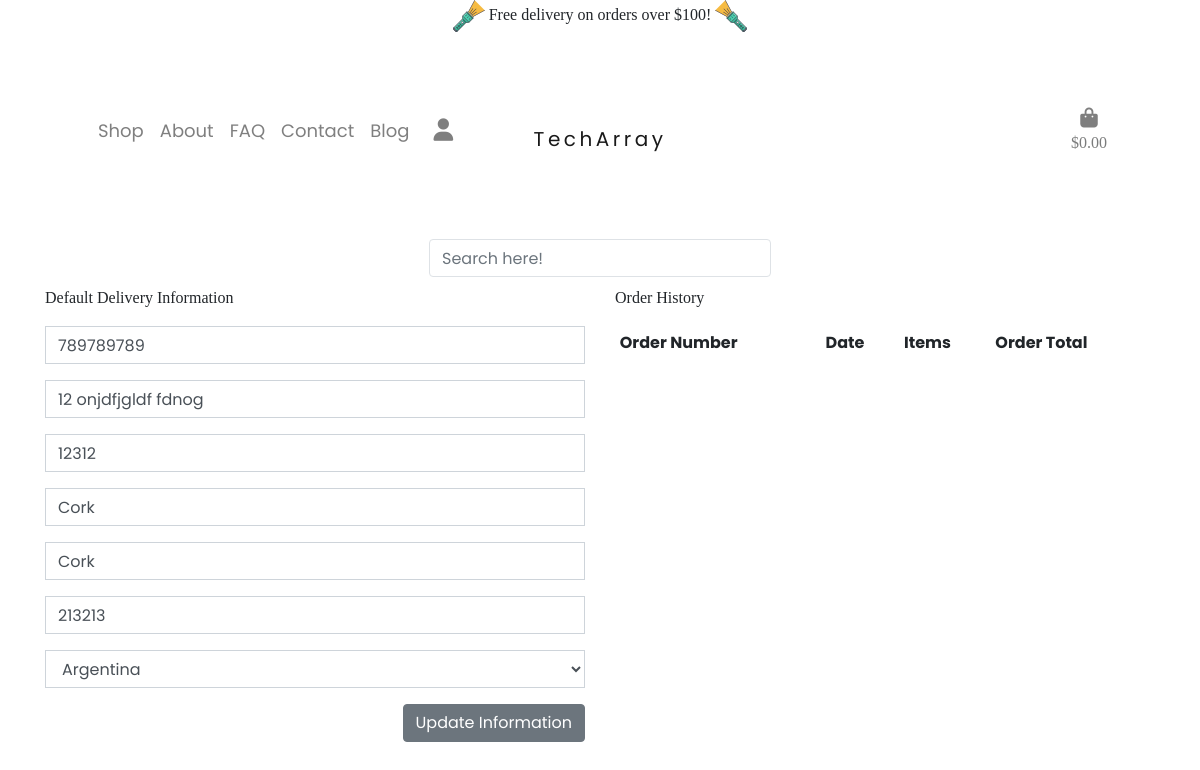
Page /profile/ (signed in) on the committed database.
### profiles/models.py (models this page shows, shortened)
class UserProfile(models.Model):
    user = models.OneToOneField(User, on_delete=models.CASCADE)
    default_phone_number = models.CharField(max_length=20, null=True, blank=True)
    default_street_address1 = models.CharField(max_length=80, null=True, blank=True)
    default_street_address2 = models.CharField(max_length=80, null=True, blank=True)
    default_town_or_city = models.CharField(max_length=40, null=True, blank=True)
    default_county = models.CharField(max_length=80, null=True, blank=True)
    default_postcode = models.CharField(max_length=20, null=True, blank=True)
    default_country = CountryField(blank_label='Country', null=True, blank=True)

### profiles/views.py (the view)
# urls.py: path('', views.profile, name='profile'),
@login_required
def profile(request):
    profile = get_object_or_404(UserProfile, user=request.user)
    if request.method == 'POST':
        form = UserProfileForm(request.POST, instance=profile)
        if form.is_valid():
            form.save()
            messages.success(request, 'Profile updated successfully')
        else:
            messages.error(request, 'Update failed. Please ensure the form is valid.')
    else:
        form = UserProfileForm(instance=profile)
    orders = profile.orders.all()
    template = 'profiles/profile.html'
    context = {
        'form': form,
        'orders': orders,
        'on_profile_page': True
    }
    return render(request, template, context)

### profiles/forms.py
class UserProfileForm(forms.ModelForm):
    class Meta:
        model = UserProfile
        exclude = ('user',)
    def __init__(self, *args, **kwargs):
        super().__init__(*args, **kwargs)
        placeholders = {
            'default_email': 'Email Address',
            'default_phone_number': 'Phone Number',
            'default_postcode': 'Postal Code',
            'default_town_or_city': 'Town or City',
            'default_street_address1': 'Street Address 1',
            'default_street_address2': 'Street Address 2',
            'default_county': 'County, State or Locality',
        }
        self.fields['default_phone_number'].widget.attrs['autofocus'] = True
        for field in self.fields:
            if field != 'default_country':
                if self.fields[field].required:
                    placeholder = f'{placeholders[field]} *'
                else:
                    placeholder = placeholders[field]
                self.fields[field].widget.attrs['placeholder'] = placeholder
            self.fields[field].widget.attrs['class'] = 'border-black rounded-0 profile-form-input'
            self.fields[field].label = False

### bag/contexts.py (called while the page is built, shortened)
def bag_contents(request):
    bag_items = []
    total = 0
    product_count = 0
    bag = request.session.get('bag', {})
    if total < settings.FREE_DELIVERY_THRESHOLD:
        delivery = total * Decimal(settings.STANDARD_DELIVERY_PERCENTAGE / 100)
        free_delivery_delta = settings.FREE_DELIVERY_THRESHOLD - total
    else:
        delivery = 0
        free_delivery_delta = 0
    grand_total = delivery + total
    context = {
        'bag_items': bag_items,
        'total': total,
        'product_count': product_count,
        'delivery': delivery,
        'free_delivery_delta': free_delivery_delta,
        'free_delivery_threshold': settings.FREE_DELIVERY_THRESHOLD,
        'grand_total': grand_total,
    }
    return context

### profiles/templates/profiles/profile.html (shortened to what this page needs)
{% extends "base.html" %} {% load static %} {% block content %}
{% block extracss %}
<link rel="stylesheet" href="{% static 'profiles/css/profile.css' %}" />
{% endblock %}
<div class="container container-padding bag-container">
  <div class="row">
    <div class="col">
      <h2>My Profile</h2>
    </div>
  </div>
  <div class="row">
    <div class="col-12 col-lg-6">
      <p>Default Delivery Information</p>
      <form class="mt-3" action="{% url 'profile' %}" method="POST" id="profile-update-form">
        {% csrf_token %} {{ form|crispy }}
        <button class="btn btn-secondary float-right">
          Update Information
        </button>
      </form>
    </div>
    <div class="col-12 col-lg-6">
      <p>Order History</p>
      <div class="order-history table-responsive">
        <table class="table table-sm table-borderless">
          <thead>
            <tr>
              <th>Order Number</th>
              <th>Date</th>
              <th>Items</th>
              <th>Order Total</th>
            </tr>
          </thead>
        </table>
      </div>
    </div>
  </div>
</div>
{{ profile }} {% endblock %}

### static/css/base.css (style rules this page uses)
* { margin: 0; padding: 0; }
html, body { width: auto; overflow-x: hidden!important ; }
body { font-family: 'Poppins', serif; }
p { font-family: 'Spectral', serif; font-weight: 500 !important; }
h2 { color: #5a5656; }
.container-padding { padding-top: 15em; }
select, select option { color: black; }

### profiles/static/profiles/css/profile.css (style rules this page uses)
.order-history { max-height: 416px; overflow-y: auto; }

### rows in the picture
UserProfile: default_phone_number "789789789", default_street_address1 "12 onjdfjgldf fdnog", default_street_address2 "12312", default_town_or_city "Cork", default_county "Cork", default_postcode "213213", default_country "Argentina"

### other values in the picture
{{ free_delivery_threshold }} "100"
